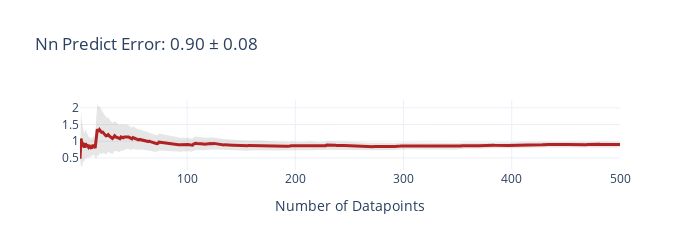
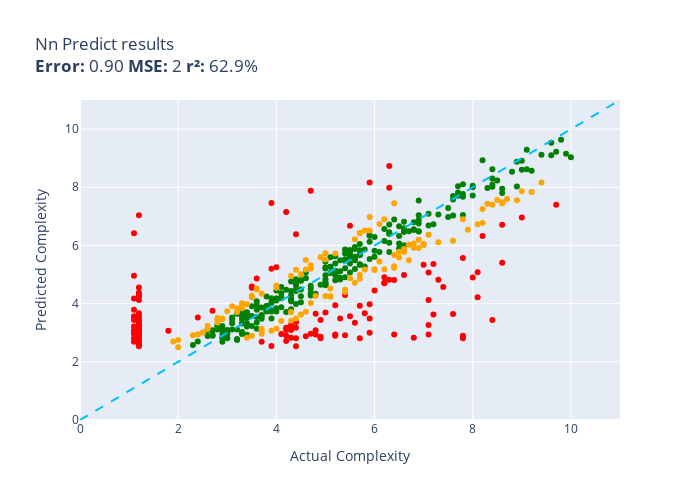

These figures' notebook cell, in order:
### Code cell
def nn_predict(data):
  model.eval()
  with torch.no_grad():
    input = normalise_features(data)['features']
    output = model(torch.tensor(input).float())
    return output[0].item()
  
evaluate(nn_predict, test_ds)

### Figure 1 — Plotly figure (JSON) as saved in the notebook; plotly's stock layout.template omitted (floating-point values rounded to 4 significant figures; data arrays with more than 128 entries replaced by an {"elided": "..."} marker saying what was removed)
{"data": [{"fill": "toself", "fillcolor": "rgba(128,128,128,0.2)", "hoverinfo": "skip", "line": {"color": "rgba(255,255,255,0)"}, "name": "95% CI", "showlegend": false, "type": "scatter", "x": {"elided": "1000 int values"}, "y": {"elided": "1000 float values"}}, {"customdata": {"elided": "500x1 float values"}, "hovertemplate": "n=%{x}<br>Avg Error=%{y:,.2f}<br>±95% CI=%{customdata[0]:,.2f}<extra></extra>", "line": {"color": "firebrick", "width": 3}, "mode": "lines", "name": "Cumulative Avg Error", "type": "scatter", "x": {"elided": "500 int values"}, "y": {"elided": "500 float values"}}], "layout": {"height": 250, "showlegend": false, "title": {"text": "Nn Predict Error: 0.90 ± 0.08"}, "width": 700, "xaxis": {"title": {"text": "Number of Datapoints"}}}}

### Figure 2 — Plotly figure (JSON) as saved in the notebook; plotly's stock layout.template omitted (floating-point values rounded to 4 significant figures; data arrays with more than 128 entries replaced by an {"elided": "..."} marker saying what was removed)
{"data": [{"customdata": {"elided": "249x1 str values"}, "hovertemplate": "%{customdata[0]}<extra></extra>", "legendgroup": "green", "marker": {"color": "green", "size": 6, "symbol": "circle"}, "mode": "markers", "name": "green", "orientation": "v", "showlegend": true, "type": "scatter", "x": {"elided": "249 float values"}, "xaxis": "x", "y": {"elided": "249 float values"}, "yaxis": "y"}, {"customdata": {"elided": "137x1 str values"}, "hovertemplate": "%{customdata[0]}<extra></extra>", "legendgroup": "red", "marker": {"color": "red", "size": 6, "symbol": "circle"}, "mode": "markers", "name": "red", "orientation": "v", "showlegend": true, "type": "scatter", "x": {"elided": "137 float values"}, "xaxis": "x", "y": {"elided": "137 float values"}, "yaxis": "y"}, {"customdata": [["(function (propagate) { // PROFILING // ...<br>Guess=6.1 Actual=7.0"], ["const functionEntry = (name) => { const ...<br>Guess=3.5 Actual=4.4"], ["(function(obj) { var pruned = {}; _.each...<br>Guess=2.9 Actual=2.4"], ["(function (out) { var cfg = this._cfg; v...<br>Guess=6.2 Actual=7.6"], ["const bintooctoutput = (bin) => { var le...<br>Guess=6.9 Actual=6.2"], ["function addSubscription (client, topic,...<br>Guess=5.5 Actual=5.0"], ["const moveSelection = (forward, reset) =...<br>Guess=7.5 Actual=8.6"], ["const compareComponents = (a, b) => { co...<br>Guess=3.4 Actual=2.8"], ["const _Markdown_formatOptions = (options...<br>Guess=3.0 Actual=3.7"], ["function installRequirementsIfNeeded( se...<br>Guess=7.5 Actual=8.6"], ["(function (out, statement) { var statnam...<br>Guess=6.4 Actual=7.1"], ["(function (listener,evtObj) { if (!_.isF...<br>Guess=4.5 Actual=5.1"], ["const translateTemplates = (templates) =...<br>Guess=5.6 Actual=4.9"], ["const getConfigElement = (name) => { che...<br>Guess=2.8 Actual=2.0"], ["(function (propertyName) { if (this.isOb...<br>Guess=3.5 Actual=2.9"], ["const checkForSpaces = (node) => { const...<br>Guess=4.4 Actual=5.4"], ["(function(path_config) { var view, i = 0...<br>Guess=5.7 Actual=6.4"], ["const resolveEntityName = (name, meaning...<br>Guess=5.9 Actual=6.9"], ["(function (cb, res, errorId) { try { if ...<br>Guess=5.3 Actual=6.4"], ["(function(removeTarget) { var me = this,...<br>Guess=3.4 Actual=2.8"], ["(function(options, success, response) { ...<br>Guess=5.8 Actual=6.6"], ["(function(e) { this.touch.cur = 'draggin...<br>Guess=4.0 Actual=4.7"], ["(function(options, extremes) { // if the...<br>Guess=5.2 Actual=6.0"], ["(function(options) { var r = null; if (o...<br>Guess=4.3 Actual=5.0"], ["(function (key, val, cfg) { this.log(\"sa...<br>Guess=5.2 Actual=6.0"], ["(function () { var self = this; if (!sel...<br>Guess=5.2 Actual=4.6"], ["const Question = (name, message, options...<br>Guess=5.0 Actual=4.3"], ["const isValid = (type, value) => { switc...<br>Guess=7.6 Actual=8.5"], ["const roundSHA1 = (block, H) => { var W ...<br>Guess=6.0 Actual=7.0"], ["(function(e) { el.off('mousemove'); elSl...<br>Guess=3.7 Actual=4.3"], ["const _gpfDispatchEvent = (event, params...<br>Guess=4.6 Actual=4.0"], ["const loadModule = (modulePath, moduleSt...<br>Guess=6.2 Actual=6.9"], ["(function() { var ti, p, source; if(this...<br>Guess=5.7 Actual=5.0"], ["const min = (array) => { var length = ar...<br>Guess=3.7 Actual=3.2"], ["(function (elems, context) { var oldFrag...<br>Guess=3.1 Actual=3.9"], ["(function () { var gesture; var isGripAc...<br>Guess=5.2 Actual=6.2"], ["const SfTimestamp = (epochSeconds, nanoS...<br>Guess=4.3 Actual=4.8"], ["(function (e, target) { var pointer = th...<br>Guess=4.0 Actual=3.3"], ["const getBaseParams = (params, base) => ...<br>Guess=3.1 Actual=3.7"], ["const BaseLayer = (document, group, raw)...<br>Guess=7.4 Actual=8.3"], ["const processIssueHtml = (element) => { ...<br>Guess=4.0 Actual=3.4"], ["const RGBA_TO_HSLA = () => { var r = thi...<br>Guess=5.6 Actual=6.5"], ["(function() { if (this.resizeFrame) { va...<br>Guess=5.7 Actual=5.2"], ["(function( elementPath ) { switch ( this...<br>Guess=5.0 Actual=5.7"], ["const arraySample = (arr, num, remove) =...<br>Guess=5.3 Actual=4.7"], ["const reportManualError = (err, request,...<br>Guess=5.5 Actual=4.6"], ["const calculateDiff = () => { // we need...<br>Guess=6.1 Actual=6.8"], ["const Air = (el, context) => { if(!(this...<br>Guess=5.4 Actual=6.1"], ["(function () { if (!this.options.stackin...<br>Guess=7.8 Actual=9.2"], ["(function(transaction, event) { var succ...<br>Guess=3.7 Actual=4.3"], ["const abortHandshake = (websocket, strea...<br>Guess=3.5 Actual=2.8"], ["const throttleMiddleware = (request, res...<br>Guess=3.5 Actual=2.9"], ["const Inputter = (options, components) =...<br>Guess=7.0 Actual=5.9"], ["const injectElementWithStyles = ( rule, ...<br>Guess=6.4 Actual=5.7"], ["(function(templateName, data) { var valu...<br>Guess=6.9 Actual=7.8"], ["(function(silent) { var min = this.minSl...<br>Guess=5.2 Actual=5.8"], ["const onData = (data) => { data = data.t...<br>Guess=6.7 Actual=6.1"], ["(function() { this._super.apply(this, ar...<br>Guess=2.5 Actual=2.0"], ["(function(pos, val) { var overlayEl = th...<br>Guess=5.2 Actual=6.4"], ["const reportCoverage = (cov) => { // Sta...<br>Guess=6.4 Actual=5.7"], ["(function( buffer, offset ) { offset = o...<br>Guess=6.2 Actual=5.6"], ["const xbDebugApplyFunction = (funcname, ...<br>Guess=4.5 Actual=4.0"], ["(function(number, pad) { var endian, i, ...<br>Guess=5.2 Actual=4.7"], ["(function(e, oSelf) { // This blurs the ...<br>Guess=7.9 Actual=9.0"], ["(function (o, oExtension, sTypeClass) { ...<br>Guess=7.6 Actual=8.9"], ["const resolvePath = (filepath) => { file...<br>Guess=6.5 Actual=5.9"], ["(function (items) { var idx; idx = items...<br>Guess=3.2 Actual=2.6"], ["(function (start, input, end, source) { ...<br>Guess=6.5 Actual=7.9"], ["const logArr = (arr) => { if(arguments.l...<br>Guess=4.3 Actual=3.5"], ["(function() { if (typeof this.__options....<br>Guess=5.9 Actual=6.6"], ["(function(data) { var budget = options.b...<br>Guess=5.8 Actual=6.5"], ["(function (adUnitSettings) { var contain...<br>Guess=4.3 Actual=3.7"], ["(function (size, style, variant, weight,...<br>Guess=3.6 Actual=4.5"], ["const formatNunjucksError = (err, input)...<br>Guess=4.2 Actual=3.5"], ["(function (obj) { var attr, carousel = t...<br>Guess=7.6 Actual=8.7"], ["const readCallback = (err, event) => { i...<br>Guess=5.0 Actual=4.5"], ["(function(walk) { if (this.emitText(walk...<br>Guess=4.5 Actual=3.6"], ["const checkDestructured = (node) => { if...<br>Guess=4.2 Actual=5.1"], ["const SocketServices = ( options ) => { ...<br>Guess=3.4 Actual=4.3"], ["const validateArraySpacing = (node) => {...<br>Guess=6.8 Actual=8.2"], ["(function() { var retVal = '', // Gettin...<br>Guess=6.0 Actual=6.7"], ["const sbc = (cpu, n) => { const cy = cpu...<br>Guess=3.8 Actual=3.3"], ["const advance = (id, t) => { switch (tok...<br>Guess=7.5 Actual=6.4"], ["const parser = (file, callback) => { // ...<br>Guess=7.3 Actual=8.2"], ["const regions = (token) => { var r1, r2,...<br>Guess=5.9 Actual=6.8"], ["(function() { var getDefaultValueForFiel...<br>Guess=4.5 Actual=3.6"], ["const DomainNameRule = (data) => { if (t...<br>Guess=4.3 Actual=5.1"], ["const internal_parse_scope = (center, di...<br>Guess=3.1 Actual=3.7"], ["const htmlStringify = (obj, fromRecur) =...<br>Guess=7.5 Actual=8.6"], ["(function (level, message, tag, data) { ...<br>Guess=6.7 Actual=8.1"], ["const env = (environment) => { environme...<br>Guess=5.5 Actual=6.7"], ["const getFieldInformations = (fieldName,...<br>Guess=2.9 Actual=2.3"], ["(function(feature, pixel) { if(feature =...<br>Guess=2.7 Actual=1.9"], ["const dumpError = (e) => { if (typeof co...<br>Guess=3.7 Actual=4.6"], ["const _compressOther = (json, aKeys) => ...<br>Guess=3.9 Actual=3.1"], ["const GPT = ( options ) => { if( !(this ...<br>Guess=4.7 Actual=5.6"], ["const parseEvent = (cursor, runningStatu...<br>Guess=4.9 Actual=5.5"], ["(function ( name, value, offset, domain,...<br>Guess=7.4 Actual=8.4"], ["function createPlaneVertices( width, dep...<br>Guess=6.1 Actual=7.3"], ["function preprocessCartForServer( { coup...<br>Guess=3.1 Actual=2.6"], ["(function() { var matches = this.matches...<br>Guess=8.2 Actual=9.4"], ["const scriptLoader = (url, callback) => ...<br>Guess=3.7 Actual=3.0"], ["const findLowIndexInSortedArray = (ary, ...<br>Guess=5.2 Actual=4.4"], ["const prune = (str, max, nice, suf) => {...<br>Guess=3.1 Actual=4.0"], ["const countIf = () => { var self = this,...<br>Guess=4.5 Actual=5.4"], ["(function (url, callback, options) { ret...<br>Guess=2.9 Actual=3.5"], ["const swagger20TypeFor = (type) => { if ...<br>Guess=4.9 Actual=5.7"], ["const _pbkdf2Passphrase = async (passphr...<br>Guess=3.4 Actual=4.1"], ["const validateUrl = (url) => { if (!url)...<br>Guess=3.0 Actual=2.5"], ["const splitLongWord = (word, widths_arra...<br>Guess=5.2 Actual=4.7"], ["const replaceLinkWithEmbedded = (node, i...<br>Guess=3.9 Actual=3.3"], ["(function(apiClient) { this.apiClient = ...<br>Guess=2.8 Actual=3.4"], ["const getViewRoot = (source) => { const ...<br>Guess=6.5 Actual=5.8"], ["const deepFreeze = (obj) => { // if it's...<br>Guess=3.8 Actual=3.2"]], "hovertemplate": "%{customdata[0]}<extra></extra>", "legendgroup": "orange", "marker": {"color": "orange", "size": 6, "symbol": "circle"}, "mode": "markers", "name": "orange", "orientation": "v", "showlegend": true, "type": "scatter", "x": [7.0, 4.4, 2.4, 7.6, 6.2, 5.0, 8.6, 2.8, 3.7, 8.6, 7.1, 5.1, 4.9, 2.0, 2.9, 5.4, 6.4, 6.9, 6.4, 2.8, 6.6, 4.7, 6.0, 5.0, 6.0, 4.6, 4.3, 8.5, 7.0, 4.3, 4.0, 6.9, 5.0, 3.2, 3.9, 6.2, 4.8, 3.3, 3.7, 8.3, 3.4, 6.5, 5.2, 5.7, 4.7, 4.6, 6.8, 6.1, 9.2, 4.3, 2.8, 2.9, 5.9, 5.7, 7.8, 5.8, 6.1, 2.0, 6.4, 5.7, 5.6, 4.0, 4.7, 9.0, 8.9, 5.9, 2.6, 7.9, 3.5, 6.6, 6.5, 3.7, 4.5, 3.5, 8.7, 4.5, 3.6, 5.1, 4.3, 8.2, 6.7, 3.3, 6.4, 8.2, 6.8, 3.6, 5.1, 3.7, 8.6, 8.1, 6.7, 2.3, 1.9, 4.6, 3.1, 5.6, 5.5, 8.4, 7.3, 2.6, 9.4, 3.0, 4.4, 4.0, 5.4, 3.5, 5.7, 4.1, 2.5, 4.7, 3.3, 3.4, 5.8, 3.2], "xaxis": "x", "y": [6.055, 3.486, 2.938, 6.164, 6.901, 5.515, 7.453, 3.443, 2.961, 7.455, 6.366, 4.518, 5.597, 2.754, 3.475, 4.397, 5.673, 5.914, 5.285, 3.354, 5.772, 4.021, 5.16, 4.266, 5.179, 5.169, 4.95, 7.566, 6.004, 3.707, 4.626, 6.199, 5.73, 3.714, 3.07, 5.18, 4.26, 4.011, 3.072, 7.436, 3.981, 5.584, 5.725, 4.991, 5.317, 5.504, 6.068, 5.447, 7.834, 3.713, 3.506, 3.49, 6.982, 6.429, 6.901, 5.176, 6.74, 2.501, 5.233, 6.425, 6.213, 4.542, 5.205, 7.865, 7.553, 6.518, 3.231, 6.543, 4.273, 5.877, 5.785, 4.343, 3.628, 4.22, 7.597, 5.008, 4.488, 4.24, 3.408, 6.776, 6.024, 3.842, 7.451, 7.256, 5.924, 4.521, 4.256, 3.132, 7.481, 6.726, 5.487, 2.917, 2.697, 3.717, 3.906, 4.719, 4.869, 7.399, 6.109, 3.129, 8.167, 3.736, 5.164, 3.136, 4.48, 2.897, 4.856, 3.404, 3.007, 5.214, 3.917, 2.827, 6.511, 3.846], "yaxis": "y"}, {"hoverinfo": "skip", "line": {"color": "deepskyblue", "dash": "dash", "width": 2}, "mode": "lines", "name": "y = x", "showlegend": false, "type": "scatter", "x": [0, 11], "y": [0, 11]}], "layout": {"height": 500, "legend": {"title": {"text": "color"}, "tracegroupgap": 0}, "showlegend": false, "title": {"text": "Nn Predict results<br><b>Error:</b> 0.90 <b>MSE:</b> 2 <b>r²:</b> 62.9%"}, "width": 700, "xaxis": {"anchor": "y", "domain": [0, 1], "range": [0, 11], "title": {"text": "Actual Complexity"}}, "yaxis": {"anchor": "x", "domain": [0, 1], "range": [0, 11], "title": {"text": "Predicted Complexity"}}}}
